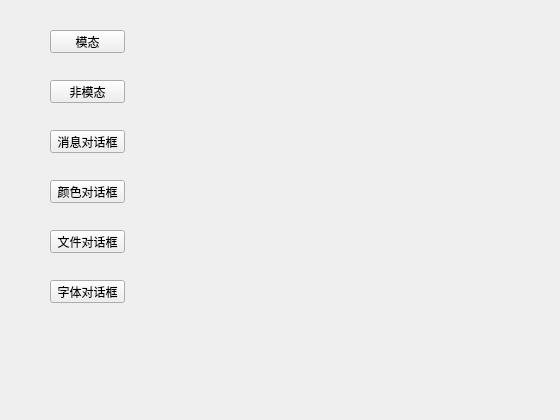
<?xml version="1.0" encoding="UTF-8"?>
<ui version="4.0">
 <class>TestMainWidget</class>
 <widget class="QWidget" name="TestMainWidget">
  <property name="geometry">
   <rect>
    <x>0</x>
    <y>0</y>
    <width>560</width>
    <height>420</height>
   </rect>
  </property>
  <property name="windowTitle">
   <string>TestMainWidget</string>
  </property>
  <widget class="QPushButton" name="pushButton">
   <property name="geometry">
    <rect>
     <x>50</x>
     <y>30</y>
     <width>75</width>
     <height>23</height>
    </rect>
   </property>
   <property name="text">
    <string>模态</string>
   </property>
  </widget>
  <widget class="QPushButton" name="pushButton_2">
   <property name="geometry">
    <rect>
     <x>50</x>
     <y>80</y>
     <width>75</width>
     <height>23</height>
    </rect>
   </property>
   <property name="text">
    <string>非模态</string>
   </property>
  </widget>
  <widget class="QPushButton" name="pushButton_3">
   <property name="geometry">
    <rect>
     <x>50</x>
     <y>130</y>
     <width>75</width>
     <height>23</height>
    </rect>
   </property>
   <property name="text">
    <string>消息对话框</string>
   </property>
  </widget>
  <widget class="QPushButton" name="pushButton_4">
   <property name="geometry">
    <rect>
     <x>50</x>
     <y>180</y>
     <width>75</width>
     <height>23</height>
    </rect>
   </property>
   <property name="text">
    <string>颜色对话框</string>
   </property>
  </widget>
  <widget class="QPushButton" name="pushButton_5">
   <property name="geometry">
    <rect>
     <x>50</x>
     <y>230</y>
     <width>75</width>
     <height>23</height>
    </rect>
   </property>
   <property name="text">
    <string>文件对话框</string>
   </property>
  </widget>
  <widget class="QPushButton" name="pushButton_6">
   <property name="geometry">
    <rect>
     <x>50</x>
     <y>280</y>
     <width>75</width>
     <height>23</height>
    </rect>
   </property>
   <property name="text">
    <string>字体对话框</string>
   </property>
  </widget>
 </widget>
 <layoutdefault spacing="6" margin="11"/>
 <resources/>
 <connections/>
</ui>
